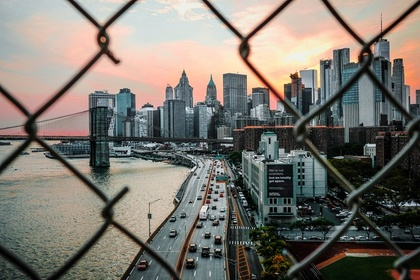
%> input picture Project0/1.jpg, 420 x 280 px, shrunk from 800 x 533 before the run
$ octave --eval "histEqal(imread('1.jpg'));"   (GNU Octave 9; MATLAB toolbox functions it lacks are replaced by stand-ins)
%> lines starting %> are read from the running program, lines starting %| are printed output that depends on the picture; in (x1, y1, x2, y2) boxes, pixels count from 0 and x2, y2 are one past the last pixel; in counts of white or black regions, pixels touching at a corner belong together; the program's own positions count from 1
function [ ] = histEqal( image )
%Histogram equalization
%   1430003045 钟钧儒

% Transfer to gray.
gray = rgb2gray(image);
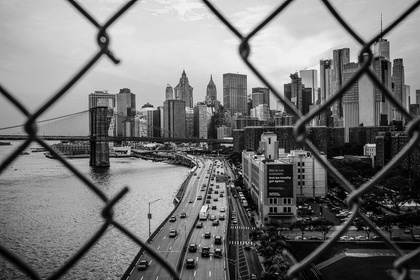
%> gray: size 280x420 uint8; min 0, max 249, mean 118.2
% Get the size of the image.
[M,N] = size(gray);
%> M = 280; N = 420
pixelCount = size(gray,1) * size(gray,2);
%> pixelCount = 117600
% Show the original gray image.
figure,imshow(gray);
title('Original image');
% Get the histogram of the orignal image.
hist = zeros(size(gray));
freq = zeros(256,1);
probf = zeros(256,1);

for i = 1:M
    for j = 1:N
        value = gray(i,j);
        freq(value + 1) = freq(value + 1) + 1;
        probf(value + 1) = freq(value + 1) / pixelCount;
    end
end
%> after the loop, freq = 256 values, max 865 at index 18, min 0 at index 248, mean 459.4; probf = 256 values, max 0.00736 at index 18, min 0 at index 248, mean 0.00391

% Get the cumulative distribution.
sum = 0;
probc = zeros(256,1);
cum = zeros(256,1);
output = zeros(256,1);
for i = 1:size(probf)
    sum = sum + freq(i);
    cum(i) = sum;
    probc(i) = cum(i) / pixelCount;
    output(i) = round(probc(i) * 255);
end
%> this loop made 256 passes
%> sum on passes 1 to 3: 139, 590, 1054
%> after the loop, cum = 256 values from 139 to 117600; output = 256 values from 0 to 255; probc = 256 values from 0.00118 to 1; sum = 117600
for i = 1:M
    for j = 1:N
        hist(i,j) = output(gray(i,j) + 1);
    end
end
% Show the image.
figure, imshow(hist);
%> after `imshow(hist)`:
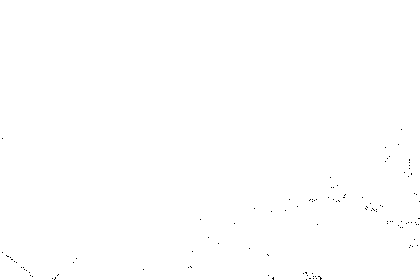
%> displayed picture: size 280x420, on the screen's scale of 0 to 255; 99.9% white; black in thin lines or dots, all inside (x1, y1, x2, y2) = (2, 129, 420, 280)
title('Histogram equalization');
